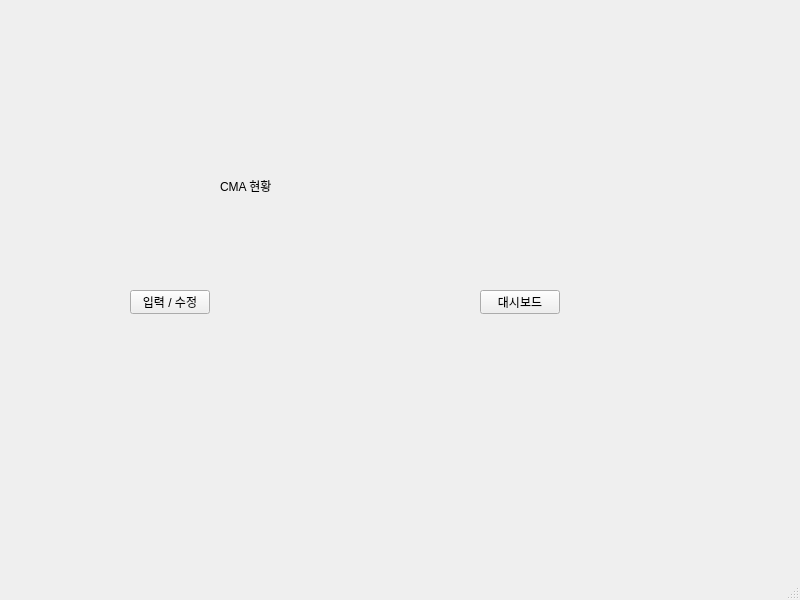
<?xml version="1.0" encoding="UTF-8"?>
<ui version="4.0">
 <class>MainWindow</class>
 <widget class="QMainWindow" name="MainWindow">
  <property name="geometry">
   <rect>
    <x>0</x>
    <y>0</y>
    <width>800</width>
    <height>600</height>
   </rect>
  </property>
  <property name="windowTitle">
   <string>MainWindow</string>
  </property>
  <widget class="QWidget" name="centralwidget">
   <widget class="QStackedWidget" name="stackedWidget">
    <property name="geometry">
     <rect>
      <x>10</x>
      <y>40</y>
      <width>731</width>
      <height>511</height>
     </rect>
    </property>
    <property name="sizePolicy">
     <sizepolicy hsizetype="Maximum" vsizetype="Maximum">
      <horstretch>1</horstretch>
      <verstretch>1</verstretch>
     </sizepolicy>
    </property>
    <property name="currentIndex">
     <number>0</number>
    </property>
    <widget class="QWidget" name="page">
     <widget class="QPushButton" name="bt_ToPage2">
      <property name="geometry">
       <rect>
        <x>120</x>
        <y>250</y>
        <width>80</width>
        <height>24</height>
       </rect>
      </property>
      <property name="text">
       <string>입력 / 수정</string>
      </property>
     </widget>
     <widget class="QPushButton" name="bt_ToPage5">
      <property name="geometry">
       <rect>
        <x>470</x>
        <y>250</y>
        <width>80</width>
        <height>24</height>
       </rect>
      </property>
      <property name="text">
       <string>대시보드</string>
      </property>
     </widget>
     <widget class="QLabel" name="lb_TitlePage1">
      <property name="geometry">
       <rect>
        <x>210</x>
        <y>70</y>
        <width>241</width>
        <height>151</height>
       </rect>
      </property>
      <property name="text">
       <string>CMA 현황</string>
      </property>
     </widget>
    </widget>
    <widget class="QWidget" name="page_2">
     <widget class="QPushButton" name="bt_ToPage3">
      <property name="geometry">
       <rect>
        <x>120</x>
        <y>240</y>
        <width>80</width>
        <height>24</height>
       </rect>
      </property>
      <property name="text">
       <string>입력</string>
      </property>
     </widget>
     <widget class="QPushButton" name="bt_ToPage4">
      <property name="geometry">
       <rect>
        <x>430</x>
        <y>240</y>
        <width>80</width>
        <height>24</height>
       </rect>
      </property>
      <property name="text">
       <string>수정 / 삭제</string>
      </property>
     </widget>
     <widget class="QPushButton" name="bt_BackToPage1">
      <property name="geometry">
       <rect>
        <x>10</x>
        <y>10</y>
        <width>51</width>
        <height>51</height>
       </rect>
      </property>
      <property name="font">
       <font>
        <family>MS Gothic</family>
        <pointsize>30</pointsize>
        <bold>true</bold>
       </font>
      </property>
      <property name="text">
       <string>←</string>
      </property>
      <property name="iconSize">
       <size>
        <width>16</width>
        <height>16</height>
       </size>
      </property>
     </widget>
    </widget>
    <widget class="QWidget" name="page_3">
     <widget class="QDateEdit" name="de_Add">
      <property name="geometry">
       <rect>
        <x>30</x>
        <y>240</y>
        <width>110</width>
        <height>25</height>
       </rect>
      </property>
      <property name="displayFormat">
       <string>yyyy/M/d</string>
      </property>
     </widget>
     <widget class="QComboBox" name="cb_Add">
      <property name="geometry">
       <rect>
        <x>180</x>
        <y>240</y>
        <width>161</width>
        <height>24</height>
       </rect>
      </property>
     </widget>
     <widget class="QLineEdit" name="le_AddMemo">
      <property name="geometry">
       <rect>
        <x>150</x>
        <y>320</y>
        <width>251</width>
        <height>71</height>
       </rect>
      </property>
     </widget>
     <widget class="QPushButton" name="bt_Add">
      <property name="geometry">
       <rect>
        <x>500</x>
        <y>350</y>
        <width>80</width>
        <height>24</height>
       </rect>
      </property>
      <property name="text">
       <string>입력</string>
      </property>
     </widget>
     <widget class="QPushButton" name="bt_BackToPage2">
      <property name="geometry">
       <rect>
        <x>10</x>
        <y>10</y>
        <width>51</width>
        <height>51</height>
       </rect>
      </property>
      <property name="font">
       <font>
        <family>MS Gothic</family>
        <pointsize>30</pointsize>
        <bold>true</bold>
       </font>
      </property>
      <property name="text">
       <string>←</string>
      </property>
      <property name="iconSize">
       <size>
        <width>16</width>
        <height>16</height>
       </size>
      </property>
     </widget>
     <widget class="QLineEdit" name="le_AddAmount">
      <property name="geometry">
       <rect>
        <x>380</x>
        <y>240</y>
        <width>251</width>
        <height>24</height>
       </rect>
      </property>
     </widget>
     <widget class="QLabel" name="label_2">
      <property name="geometry">
       <rect>
        <x>640</x>
        <y>244</y>
        <width>16</width>
        <height>16</height>
       </rect>
      </property>
      <property name="text">
       <string>원</string>
      </property>
     </widget>
    </widget>
    <widget class="QWidget" name="page_4">
     <widget class="QTableView" name="tv_Edit">
      <property name="geometry">
       <rect>
        <x>110</x>
        <y>160</y>
        <width>411</width>
        <height>271</height>
       </rect>
      </property>
     </widget>
     <widget class="QDateEdit" name="de_EditStart">
      <property name="geometry">
       <rect>
        <x>50</x>
        <y>60</y>
        <width>110</width>
        <height>25</height>
       </rect>
      </property>
      <property name="displayFormat">
       <string>yyyy/M/d</string>
      </property>
     </widget>
     <widget class="QDateEdit" name="de_EditEnd">
      <property name="geometry">
       <rect>
        <x>190</x>
        <y>60</y>
        <width>110</width>
        <height>25</height>
       </rect>
      </property>
      <property name="displayFormat">
       <string>yyyy/M/d</string>
      </property>
     </widget>
     <widget class="QComboBox" name="cb_Edit">
      <property name="geometry">
       <rect>
        <x>360</x>
        <y>60</y>
        <width>65</width>
        <height>24</height>
       </rect>
      </property>
     </widget>
     <widget class="QPushButton" name="bt_SearchEdit">
      <property name="geometry">
       <rect>
        <x>540</x>
        <y>60</y>
        <width>80</width>
        <height>24</height>
       </rect>
      </property>
      <property name="text">
       <string>조회</string>
      </property>
     </widget>
     <widget class="QPushButton" name="bt_BackToPage2_">
      <property name="geometry">
       <rect>
        <x>0</x>
        <y>10</y>
        <width>51</width>
        <height>51</height>
       </rect>
      </property>
      <property name="font">
       <font>
        <family>MS Gothic</family>
        <pointsize>30</pointsize>
        <bold>true</bold>
       </font>
      </property>
      <property name="text">
       <string>←</string>
      </property>
      <property name="iconSize">
       <size>
        <width>16</width>
        <height>16</height>
       </size>
      </property>
     </widget>
    </widget>
    <widget class="QWidget" name="page_5">
     <widget class="QLabel" name="label">
      <property name="geometry">
       <rect>
        <x>230</x>
        <y>170</y>
        <width>49</width>
        <height>16</height>
       </rect>
      </property>
      <property name="text">
       <string>TextLabel</string>
      </property>
     </widget>
     <widget class="QPushButton" name="bt_BackToPage1_">
      <property name="geometry">
       <rect>
        <x>10</x>
        <y>10</y>
        <width>51</width>
        <height>51</height>
       </rect>
      </property>
      <property name="font">
       <font>
        <family>MS Gothic</family>
        <pointsize>30</pointsize>
        <bold>true</bold>
       </font>
      </property>
      <property name="text">
       <string>←</string>
      </property>
      <property name="iconSize">
       <size>
        <width>16</width>
        <height>16</height>
       </size>
      </property>
     </widget>
    </widget>
   </widget>
  </widget>
  <widget class="QMenuBar" name="menubar">
   <property name="geometry">
    <rect>
     <x>0</x>
     <y>0</y>
     <width>800</width>
     <height>21</height>
    </rect>
   </property>
  </widget>
  <widget class="QStatusBar" name="statusbar"/>
 </widget>
 <resources/>
 <connections/>
</ui>
